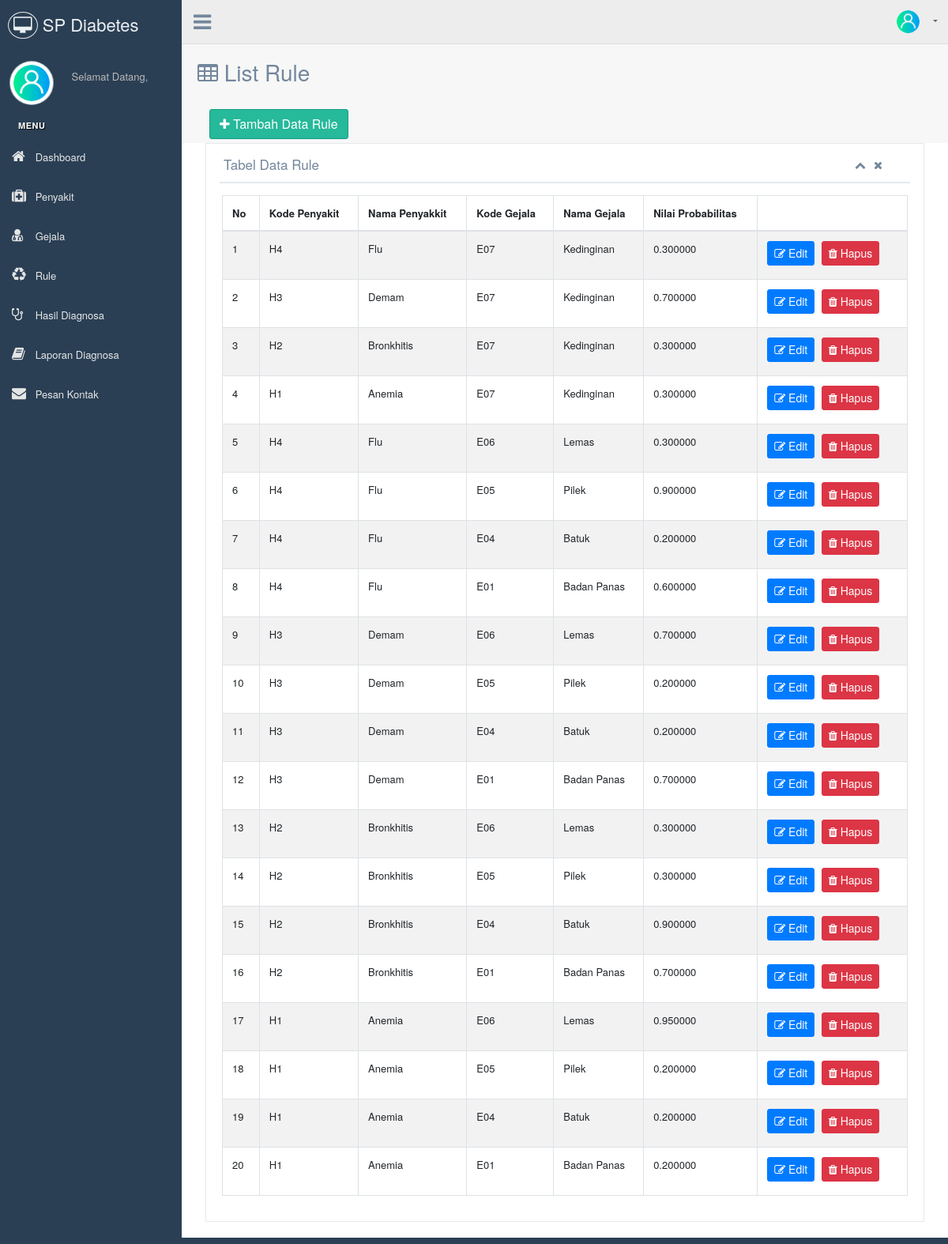
Before: /index.php/admin/rule with the older database file.
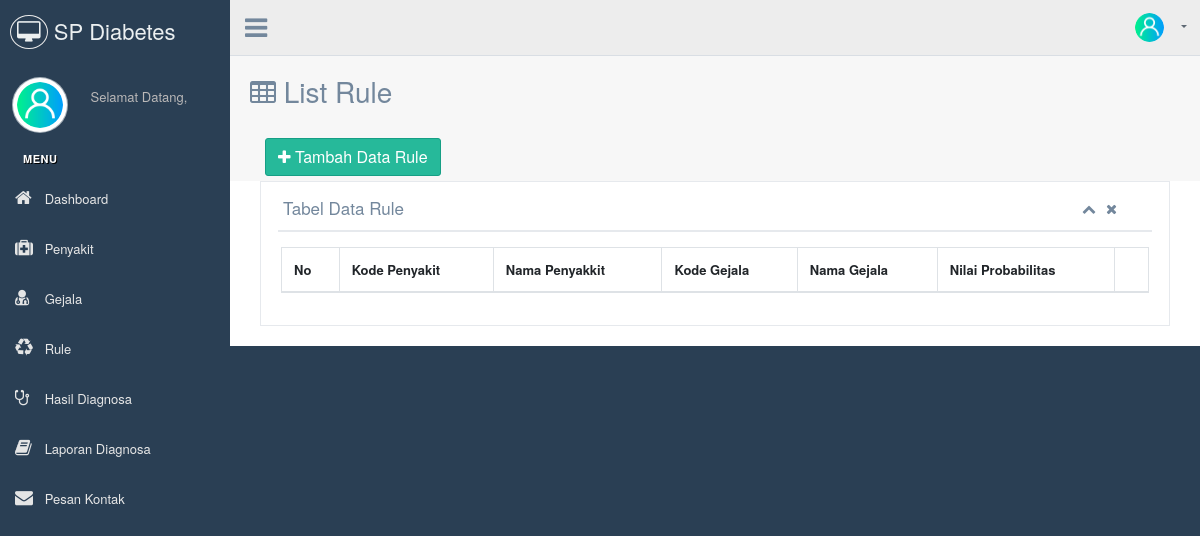
After: the same page with the newer database file.
### tables this page shows
CREATE TABLE `aturan` (
  `id_aturan` int(11) NOT NULL,
  `kd_penyakit` varchar(64) NOT NULL,
  `kd_gejala` varchar(64) NOT NULL,
  `nilai_probabilitas` float NOT NULL
);

CREATE TABLE `penyakit` (
  `kd_penyakit` varchar(64) NOT NULL,
  `nm_penyakit` varchar(255) NOT NULL,
  `pencegahan` text NOT NULL,
  `pengobatan` text NOT NULL,
  `np_populasi` double(6,6) NOT NULL
);

CREATE TABLE `gejala` (
  `kd_gejala` varchar(64) NOT NULL,
  `nm_gejala` varchar(64) NOT NULL
);

### application/controllers/admin.php (called while the page is built, shortened)
<?php
class admin extends CI_Controller
{
    public function __construct()
    {
        $this->load->library('form_validation');
        $this->load->model('m_admin');
    }
    public function rule()
    {
        $var['title'] = 'Admin | Rule';
        $var['rule'] = $this->m_admin->get_rule();
        $var['penyakit'] = $this->m_admin->get_penyakit();
        $var['gejala'] = $this->m_admin->get_gejala();
        $var['rule2'] = $this->m_admin->get_rule();
        $this->load->view('admin/rule', $var);
    }
}

### index.php (called while the page is built, shortened)
<?php
require_once BASEPATH.'core/CodeIgniter.php';

### application/models/m_admin.php (called while the page is built, shortened)
<?php
class m_admin extends CI_Model
{
    public function get_rule()
    {
        $this->db->select('aturan.nilai_probabilitas, aturan.id_aturan, penyakit.*, gejala.*');
        $this->db->from('aturan');
        $this->db->join('penyakit', 'aturan.kd_penyakit = penyakit.kd_penyakit');
        $this->db->join('gejala', 'aturan.kd_gejala = gejala.kd_gejala');
        $this->db->order_by('id_aturan', 'desc');
        return $this->db->get()->result();
    }
}

### application/views/admin/rule.php (the view, shortened to what this page needs)
<div class="right_col" role="main">
    <div class="page-title">
        <div class="title_left">
            <h3><i class="fa fa-table"></i> List Rule</h3>
            <a href="#addrule" data-toggle="modal" style="margin-left: 15px; margin-top: 20px;" class="btn btn-success"><i class="fa fa-plus"></i> Tambah Data Rule</a>
        </div>
    </div>
    <div class="clearfix"></div>
    <div class="col-md-12 col-sm-12 ">
        <div class="x_panel">
            <div class="x_title">
                <h2>Tabel Data Rule</h2>
                <ul class="nav navbar-right panel_toolbox">
                    <li><a class="collapse-link"><i class="fa fa-chevron-up"></i></a>
                    </li>
                    <li><a class="close-link"><i class="fa fa-close"></i></a>
                    </li>
                </ul>
                <div class="clearfix"></div>
            </div>
            <div class="x_content">
                <div class="row">
                    <div class="col-sm-12">
                        <div class="card-box table-responsive">
                            <table id="datatable" class="table table-striped table-bordered" style="width:100%">
                                <thead>
                                    <tr>
                                        <th>No</th>
                                        <th>Kode Penyakit</th>
                                        <th>Nama Penyakkit</th>
                                        <th>Kode Gejala</th>
                                        <th>Nama Gejala</th>
                                        <th>Nilai Probabilitas</th>
                                        <th></th>
                                    </tr>
                                </thead>
                                <tbody>
                                    <?php $no = 1;
                                    foreach ($rule as $r) :
                                    ?>
                                        <tr>
                                            <td><?= $no++ ?></td>
                                            <td><?= $r->kd_penyakit ?></td>
                                            <td><?= $r->nm_penyakit ?></td>
                                            <td><?= $r->kd_gejala ?></td>
                                            <td><?= $r->nm_gejala ?></td>
                                            <td><?= $r->nilai_probabilitas ?></td>
                                            <td>
                                                <a href="#editpenyakit<?= $r->id_aturan ?>" data-toggle="modal" class="btn btn-primary btn-sm"><i class="fa fa-edit"></i> Edit</a>
                                                <a href="<?= base_url('admin/delete_rule/' . $r->id_aturan) ?>" onclick="return confirm('apakah anda yakin menghapus data?')" class="btn btn-danger btn-sm"><i class="fa fa-trash"></i> Hapus</a>
                                            </td>
                                        </tr>
                                    <?php endforeach; ?>
                                </tbody>
                            </table>
                        </div>
                    </div>
                </div>
            </div>
        </div>
    </div>
</div>

Changed rows visible on the page:
removed aturan: kd_penyakit.kd_penyakit "H4", kd_penyakit.nm_penyakit "Flu", kd_gejala.kd_gejala "E07", kd_gejala.nm_gejala "Kedinginan", nilai_probabilitas "0.300000"
removed aturan: kd_penyakit.kd_penyakit "H3", kd_penyakit.nm_penyakit "Demam", kd_gejala.kd_gejala "E07", kd_gejala.nm_gejala "Kedinginan", nilai_probabilitas "0.700000"
removed aturan: kd_penyakit.kd_penyakit "H2", kd_penyakit.nm_penyakit "Bronkhitis", kd_gejala.kd_gejala "E07", kd_gejala.nm_gejala "Kedinginan", nilai_probabilitas "0.300000"
removed aturan: kd_penyakit.kd_penyakit "H1", kd_penyakit.nm_penyakit "Anemia", kd_gejala.kd_gejala "E07", kd_gejala.nm_gejala "Kedinginan", nilai_probabilitas "0.300000"
removed aturan: kd_penyakit.kd_penyakit "H4", kd_penyakit.nm_penyakit "Flu", kd_gejala.kd_gejala "E06", kd_gejala.nm_gejala "Lemas", nilai_probabilitas "0.300000"
removed aturan: kd_penyakit.kd_penyakit "H4", kd_penyakit.nm_penyakit "Flu", kd_gejala.kd_gejala "E05", kd_gejala.nm_gejala "Pilek", nilai_probabilitas "0.900000"
removed aturan: kd_penyakit.kd_penyakit "H4", kd_penyakit.nm_penyakit "Flu", kd_gejala.kd_gejala "E04", kd_gejala.nm_gejala "Batuk", nilai_probabilitas "0.200000"
removed aturan: kd_penyakit.kd_penyakit "H4", kd_penyakit.nm_penyakit "Flu", kd_gejala.kd_gejala "E01", kd_gejala.nm_gejala "Badan Panas", nilai_probabilitas "0.600000"
removed aturan: kd_penyakit.kd_penyakit "H3", kd_penyakit.nm_penyakit "Demam", kd_gejala.kd_gejala "E06", kd_gejala.nm_gejala "Lemas", nilai_probabilitas "0.700000"
removed aturan: kd_penyakit.kd_penyakit "H3", kd_penyakit.nm_penyakit "Demam", kd_gejala.kd_gejala "E05", kd_gejala.nm_gejala "Pilek", nilai_probabilitas "0.200000"
removed aturan: kd_penyakit.kd_penyakit "H3", kd_penyakit.nm_penyakit "Demam", kd_gejala.kd_gejala "E04", kd_gejala.nm_gejala "Batuk", nilai_probabilitas "0.200000"
removed aturan: kd_penyakit.kd_penyakit "H3", kd_penyakit.nm_penyakit "Demam", kd_gejala.kd_gejala "E01", kd_gejala.nm_gejala "Badan Panas", nilai_probabilitas "0.700000"
removed aturan: kd_penyakit.kd_penyakit "H2", kd_penyakit.nm_penyakit "Bronkhitis", kd_gejala.kd_gejala "E06", kd_gejala.nm_gejala "Lemas", nilai_probabilitas "0.300000"
removed aturan: kd_penyakit.kd_penyakit "H2", kd_penyakit.nm_penyakit "Bronkhitis", kd_gejala.kd_gejala "E05", kd_gejala.nm_gejala "Pilek", nilai_probabilitas "0.300000"
removed aturan: kd_penyakit.kd_penyakit "H2", kd_penyakit.nm_penyakit "Bronkhitis", kd_gejala.kd_gejala "E04", kd_gejala.nm_gejala "Batuk", nilai_probabilitas "0.900000"
removed aturan: kd_penyakit.kd_penyakit "H2", kd_penyakit.nm_penyakit "Bronkhitis", kd_gejala.kd_gejala "E01", kd_gejala.nm_gejala "Badan Panas", nilai_probabilitas "0.700000"
removed aturan: kd_penyakit.kd_penyakit "H1", kd_penyakit.nm_penyakit "Anemia", kd_gejala.kd_gejala "E06", kd_gejala.nm_gejala "Lemas", nilai_probabilitas "0.950000"
removed aturan: kd_penyakit.kd_penyakit "H1", kd_penyakit.nm_penyakit "Anemia", kd_gejala.kd_gejala "E05", kd_gejala.nm_gejala "Pilek", nilai_probabilitas "0.200000"
removed aturan: kd_penyakit.kd_penyakit "H1", kd_penyakit.nm_penyakit "Anemia", kd_gejala.kd_gejala "E04", kd_gejala.nm_gejala "Batuk", nilai_probabilitas "0.200000"
removed aturan: kd_penyakit.kd_penyakit "H1", kd_penyakit.nm_penyakit "Anemia", kd_gejala.kd_gejala "E01", kd_gejala.nm_gejala "Badan Panas", nilai_probabilitas "0.200000"
